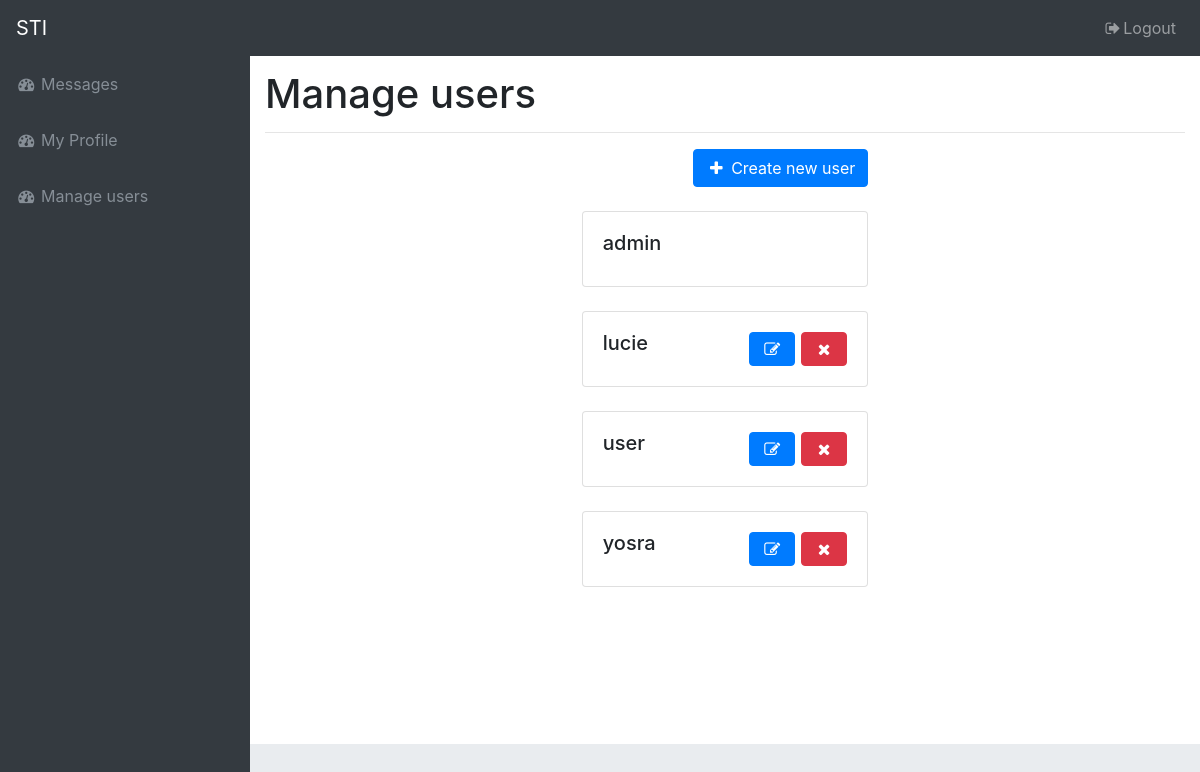
Page /views/users.php (signed in) on the committed database.
### tables this page shows
CREATE TABLE users (
		    id INTEGER PRIMARY KEY AUTOINCREMENT,
		    login TEXT UNIQUE,
		    password TEXT,
		    validity INTEGER,
		    role TEXT);

### html/models/users.php (called while the page is built, shortened)
<?php
function get_all_users(){
    $file_db = connect();
    $result = $file_db->query("SELECT id, login FROM users ORDER BY login ASC");
    return $result;
}
function get_user_id($user){
    $file_db = connect();
    $result = $file_db->prepare("SELECT id FROM users WHERE login = ?");
    $result->execute(array($user));
    $data = $result->fetch();
    return $data['id'];
}
?>

### html/views/users.php (the view, shortened to what this page needs)
<?php
include_once('../models/users.php');
$users = get_all_users();
?>
<html lang="en">
<head>
  <link href="../../vendor/bootstrap/css/bootstrap.min.css" rel="stylesheet">
  <link href="../../vendor/font-awesome/css/font-awesome.min.css" rel="stylesheet" type="text/css">
  <link href="../../css/sb-admin.css" rel="stylesheet">
</head>
<body class="fixed-nav sticky-footer bg-dark" id="page-top">
    <?php include("../includes/nav_bar.php"); ?>
  <div class="content-wrapper">
    <div class="container-fluid">
      <div class="row">
        <div class="col-12">
	<h1>Manage users</h1>
	  <hr></hr>
	  <div class="row justify-content-center">
	    <div class="col-md-4">
              <form action="create_user.php" >
	    	<button class="btn btn-primary float-right" type="submit"><i class="fa fa-fw fa-plus"></i> Create new user </button>
	      </form>
	    </div>
	  </div><br/>
	    <?php foreach($users as $user){ ?>
	    <div class="row justify-content-center">
	    <div class="col-md-4">
	      <div class="card">
                <div class="card-body">
    	          <h5 class="card-title"><?php echo $user['login']; ?>
		  <?php if (get_user_id($_SESSION['user']) != $user['id']){?>
		  <span class="float-right">
	            <a href="edit_user.php?user_id=<?php echo $user['id'];?>" class="btn btn-primary">
		      <i class="fa fa-fw fa-edit" data-toggle="tooltip" data-original-title="Edit"></i>
		    </a>
		    <a href="../utils/delete_user.php?to_delete=<?php echo $user['id'];?>" class="btn btn-danger">
		      <i class="fa fa-fw fa-remove" data-toggle="tooltip" data-original-title="Delete"></i>
		    </a>
		  </span>
		  <?php } ?></h5>
 	        </div>
	      </div><br/>
	    </div>
	  </div>
	    <?php } ?>
        </div>
      </div>
    </div>
  </div>
</body>
</html>

### html/css/sb-admin.css (style rules this page uses)
html { position: relative; min-height: 100%; }
body { overflow-x: hidden; }
body.sticky-footer { margin-bottom: 56px; }
body.sticky-footer .content-wrapper { min-height: calc(100vh - 56px - 56px); }
body.fixed-nav { padding-top: 56px; }
.content-wrapper { min-height: calc(100vh - 56px); padding-top: 1rem; }
.content-wrapper { overflow-x: hidden; background: white; }
@media (min-width: 992px) { .content-wrapper { margin-left: 250px; } }

### rows in the picture
users: login "admin"
users: login "lucie"
users: login "user"
users: login "yosra"
